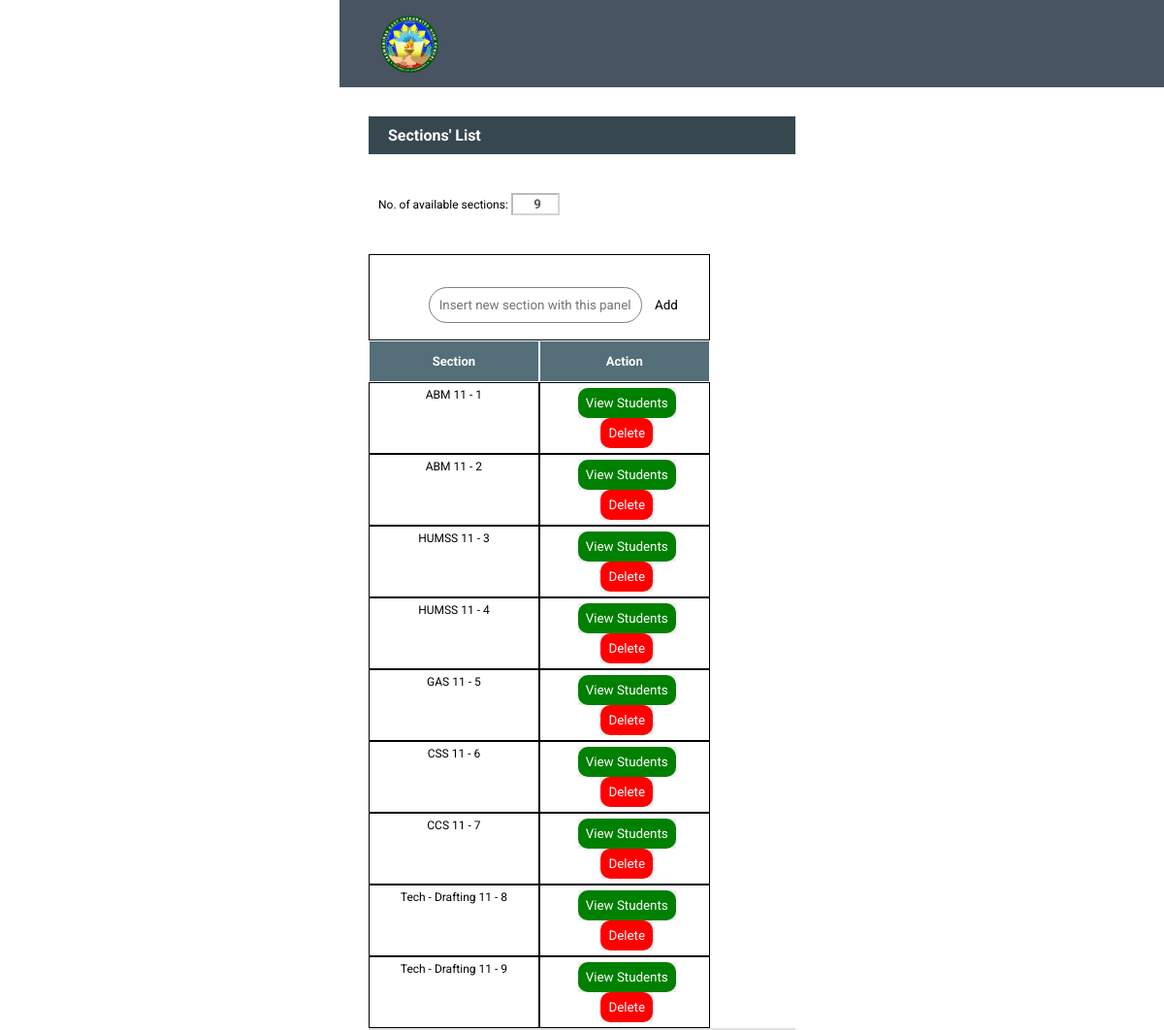
Page /Admin/sectionslist.php on the committed database.
### tables this page shows
CREATE TABLE IF NOT EXISTS `tbl_section` (
`section_ID` int(25) NOT NULL,
  `section_name` varchar(255) NOT NULL
);

### Admin/sectionslist.php (the view, shortened to what this page needs)
<?php
	include("../dbconnect.php");
	$sql = mysqli_query($conn, "SELECT * FROM tbl_section WHERE section_ID > 0 ORDER BY section_ID ASC");
	$sql1 = mysqli_query($conn, "SELECT COUNT(*) AS num FROM tbl_section WHERE section_ID > 0");
	$IDcount = mysqli_fetch_assoc($sql1);
?>
<!DOCTYPE html>
<html>
<head>
	<link rel="stylesheet" type="text/css" href="css/table_design.css">
	<link rel="stylesheet" type="text/css" href="css/mediascreen.css">
<body>
	<?php
		include('navbar.php')
	?>
	<div class="container">
		<div class="header">
			<h4>Sections' List</h4>
		</div>
		<div class="count">
			<label for="count">No. of available sections: </label>
			<input type="number" id="count" name="count" value="<?php echo $IDcount['num']; ?>" disabled>
		</div>
		<form method="post">
			<table class="table">
				<tr>
					<td colspan="3">
						<div class="add-new">
							<input type="text" name="section_name" placeholder="Insert new section with this panel.">
							<button class="btn" name="submit">Add</button>
						</div>
					</td>
				</tr>
				<tr>
					<td class="head">Section</td>
					<td class="head" align="right">Action</td>
				</tr>
				<?php
					while($list = mysqli_fetch_assoc($sql)){
				?>
				<tr class="content">
					<td><?php echo $list['section_name']; ?></td>
					<td align="right">
					<div class="action">
						<button class="view"><a href="sectionStudents.php?secname=<?php echo $list['section_name']; ?>">View Students</a></button>
						<button class="delete"><a href="deletesection.php?secid=<?php echo $list['section_ID']; ?>">Delete</a></button>
					</div>
					</td>
				</tr>
				<?php
					}
				?>
			</table>
		</form>
	</div>
</body>
</html>

### Admin/css/table_design.css (style rules this page uses)
* { margin: 0; padding: 0; font-family: sans-serif; }
.container { margin:120px 30px 0 30px; }
.header h4 { padding: 10px 20px; color: white; background-color:#37474f; }
.add-new { float: right; margin-top: 25px; }
table td { padding: 10px 10px; }
form .head { font-weight: bold; font-size: 13px; color: white; background-color:#546e7a; }
form .content { font-size: 12px; }
table { border-bottom: 2px solid #e0e0e0;; width: 100%; border-collapse: collapse; }
td a { padding: 2px -2px; }
td .action { margin-right: -10px; }
.action button { margin-right: 5px; display: inline-flex; }
.action button, .search { border: none; text-decoration: none; }
.action .view a { padding: 8px 8px; background: red; border-radius: 10px; color: white; transition: .3s ease; }

### Admin/css/mediascreen.css (style rules this page uses)
@media (max-width:1300px) { tr { display: flex; flex-wrap: wrap; width: 100%; } }
@media (max-width:1300px) { td { display: block; width: 50%; text-align: center; } }
@media (max-width:1300px) { td[colspan] { width: 100%; } }
@media (max-width:1300px) { table { display: block; width: 100%; } }
@media (max-width:1300px) { td { border: solid 1px; } }
@media (max-width:1300px) { body { width: 500px; margin: auto; } }
@media (max-width:1300px) { * { box-sizing: border-box; } }

### Admin/css/styles.css (style rules this page uses)
* { margin: 0; padding: 0; text-decoration: none; font-family: "Roboto", sans-serif; }
@media screen and (max-width:1300px) { .add-new { padding: 12px 12px; text-decoration: none; color: #002366; background-color: white; font-size: 12px; margin-top: 16px; } }

### Admin/sectionslist.php (style rules this page uses)
* { margin: 0; padding: 0; font-family: sans-serif; }
.count { margin: 40px 10px; }
.count label { font-size: 12px; }
.count input[type='number'] { width: 50px; padding: 2px 2px; text-align: right; background: white; font-weight: bold; }
table { width: 100%; }
table td { padding: 5px 20px; }
form .add-new { font-size: 13px; text-decoration: none; color: #002366; margin-left: -12px; }
form .add-new input { padding: 10px 10px; color: #002366; width: 220px; border-radius: 25px; border: 1px solid gray; }
form .add-new .btn { text-decoration: none; border: none; margin-left: 10px; background: none; cursor: pointer; }
.head { padding: .8rem 1rem; }
.action button { display: inline-flex; border: none; }
.action .delete a { padding: 8px 8px; background: red; border-radius: 10px; color: white; transition: .3s ease; }
.action .view a { padding: 8px 8px; background: green; border-radius: 10px; color: white; transition: .3s ease; }

### rows in the picture
tbl_section: section_name "ABM 11 - 1"
tbl_section: section_name "ABM 11 - 2"
tbl_section: section_name "HUMSS 11 - 3"
tbl_section: section_name "HUMSS 11 - 4"
tbl_section: section_name "GAS 11 - 5"
tbl_section: section_name "CSS 11 - 6"
tbl_section: section_name "CCS 11 - 7"
tbl_section: section_name "Tech - Drafting 11 - 8"
tbl_section: section_name "Tech - Drafting 11 - 9"
